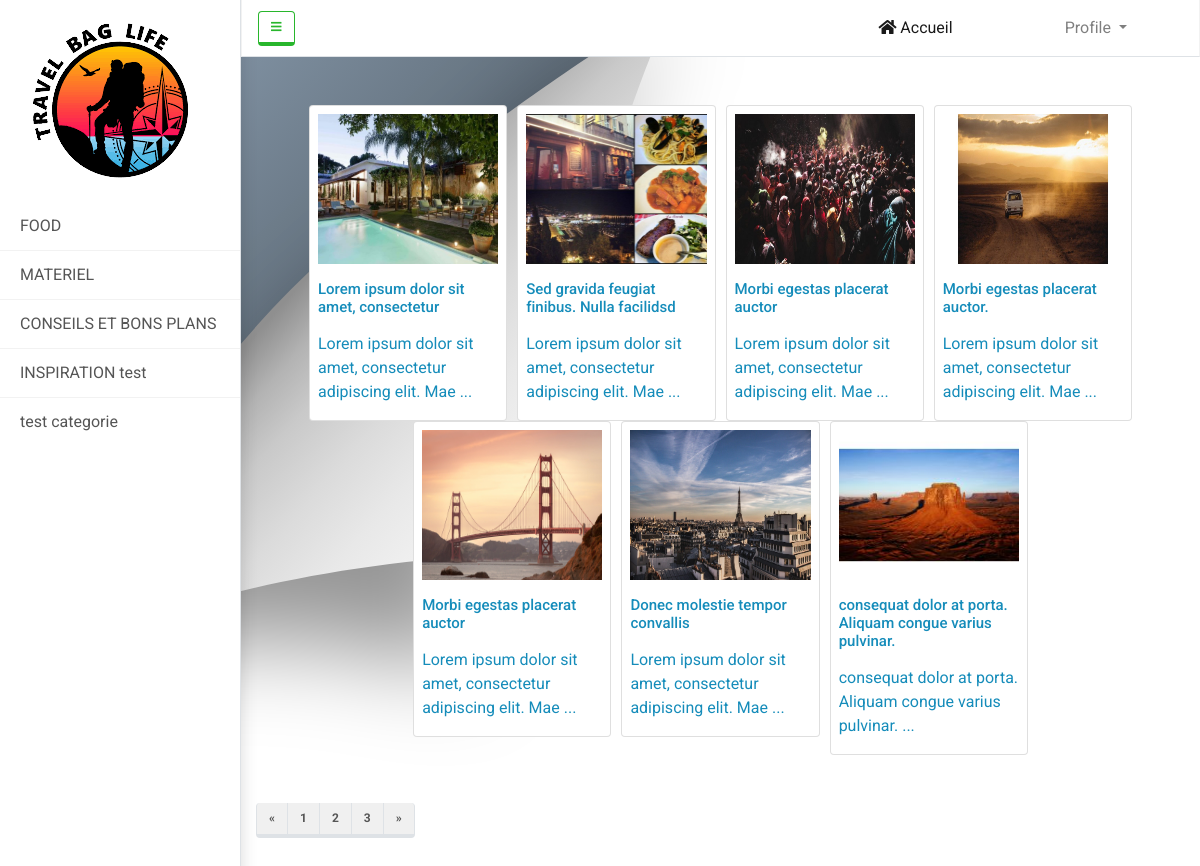
Screenshot of /index1.php with the database file from the repository.
### tables this page shows
CREATE TABLE `categories` (
  `id_categories` int(11) NOT NULL,
  `name` varchar(500) NOT NULL,
  `image` varchar(500) NOT NULL,
  `id_auteur` int(11) NOT NULL
);

CREATE TABLE `article` (
  `id_article` int(11) NOT NULL,
  `titre_article` varchar(500) NOT NULL,
  `contenu_article` text NOT NULL,
  `image` varchar(500) NOT NULL,
  `date` date DEFAULT NULL,
  `id_categories` int(11) DEFAULT NULL,
  `id_auteur` int(100) DEFAULT NULL,
  `status` int(10) NOT NULL DEFAULT 0
);

### index1.php (the view, shortened to what this page needs)
<!DOCTYPE html>
<?php
 $dsn = 'mysql:host=localhost;dbname=blogphp';
$username = 'root';
$password = '';
$options = [];
try {
$connection = new PDO($dsn, $username, $password, $options);
} catch(PDOException $e) {
}
$sql = 'SELECT * FROM article';
$statement = $connection->prepare($sql);
$statement->execute();
$articles = $statement->fetchAll(PDO::FETCH_OBJ);
 ?>
<html lang="en">
<head>
    <link href="css/simple-sidebar.css" rel="stylesheet">
    <?php include 'linkbootsrap.php';  ?>
    <link href="css/css1.css" rel="stylesheet">
</head>
<body>
    <div class="d-flex" id="wrapper">
    <?php include 'asidebar.php';?>
        <div id="page-content-wrapper">
        <?php
if(isset($_SESSION["user"]) && $_SESSION["user"]["role"]== 1){
  include 'navbar2.php';
}
else{
  include 'navbar.php';
}
         ?>
            <div class="container mb-5">
                <div class="row d-flex justify-content-center m-5">
<?php foreach($articles as $article): ?>
<div class="col-md-3 col-sm-6 item ">
<a  href="article_a_.php?id_article=<?= $article->id_article ?>" >
    <div class="card item-card card-block px-2 py-2">
        <img  class="img w-100" src="trait_article\articles_image\<?= $article->image; ?>"  alt="Photo of sunset">
        <h5 class="item-card-title mt-3 mb-3"><?= $article->titre_article; ?></h5>
        <p class="card-text "><?= substr($article->contenu_article,0,60); ?> ...</p>
     </div>
     </a>
   </div>
  <?php endforeach; ?>
            </div>
            <nav aria-label="Page navigation example justify-content-center">
  <ul class="pagination">
    <li class="page-item">
      <a class="page-link" href="#" aria-label="Previous">
        <span aria-hidden="true">&laquo;</span>
      </a>
    </li>
    <li class="page-item"><a class="page-link" href="#">1</a></li>
    <li class="page-item"><a class="page-link" href="#">2</a></li>
    <li class="page-item"><a class="page-link" href="#">3</a></li>
    <li class="page-item">
      <a class="page-link" href="#" aria-label="Next">
        <span aria-hidden="true">&raquo;</span>
      </a>
    </li>
  </ul>
</nav>
        </div>
    </div>
</body>
</html>

### asidebar.php
<?php
 $dsn = 'mysql:host=localhost;dbname=blogphp';
$username = 'root';
$password = '';
$options = [];
try {
$connection = new PDO($dsn, $username, $password, $options);
} catch(PDOException $e) {
}
$sql = 'SELECT * FROM categories';
$statement = $connection->prepare($sql);
$statement->execute();
$categories = $statement->fetchAll(PDO::FETCH_OBJ);
 ?>
        <div class="bg-light border-right opct opacity-70 shadow " id="sidebar-wrapper">
            <div class="sidebar-heading"><img src="img/LOGO.png " class="navbar-brand-imgS"> </div>
            <div class="list-group list-group-flush ">
			 <?php foreach($categories as $categorie): ?>
                <a href="index1_categorie.php?id_categories=<?= $categorie->id_categories ?>" class="list-group-item list-group-item-action bg-light"><?= $categorie->name; ?></a>
                <?php endforeach; ?>
            </div>
        </div>

### css/simple-sidebar.css (style rules this page uses)
body { overflow-x: hidden; }
#sidebar-wrapper { min-height: 100vh; margin-left: -15rem; -webkit-transition: margin .25s ease-out; -moz-transition: margin .25s ease-out; -o-transition: margin .25s ease-out; transition: margin .25s ease-out; }
#sidebar-wrapper .sidebar-heading { padding: 0.875rem 1.25rem; font-size: 1.2rem; }
#sidebar-wrapper .list-group { width: 15rem; }
#page-content-wrapper { min-width: 100vw; }
@media (min-width: 768px) { #sidebar-wrapper { margin-left: 0; } }
@media (min-width: 768px) { #page-content-wrapper { min-width: 0; width: 100%; } }

### css/css1.css (style rules this page uses)
body { background-color: #ffffff; background-attachment: fixed; background-repeat: no-repeat; background-position: top left; }

### rows the page displays
categories: name "FOOD"
categories: name "MATERIEL"
categories: name "CONSEILS ET BONS PLANS"
categories: name "INSPIRATION test"
categories: name "test categorie"
article: image (picture), titre_article "Lorem ipsum dolor sit amet, consectetur", contenu_article "Lorem ipsum dolor sit amet, consectetur adipiscing elit. Mae"
article: image (picture), titre_article "Sed gravida feugiat finibus. Nulla facilidsd", contenu_article "Lorem ipsum dolor sit amet, consectetur adipiscing elit. Mae"
article: image (picture), titre_article "Morbi egestas placerat auctor", contenu_article "Lorem ipsum dolor sit amet, consectetur adipiscing elit. Mae"
article: image (picture), titre_article "Morbi egestas placerat auctor.", contenu_article "Lorem ipsum dolor sit amet, consectetur adipiscing elit. Mae"
article: image (picture), titre_article "Morbi egestas placerat auctor", contenu_article "Lorem ipsum dolor sit amet, consectetur adipiscing elit. Mae"
article: image (picture), titre_article "Donec molestie tempor convallis", contenu_article "Lorem ipsum dolor sit amet, consectetur adipiscing elit. Mae"
article: image (picture), titre_article "consequat dolor at porta. Aliquam congue varius pulvinar.", contenu_article "consequat dolor at porta. Aliquam congue varius pulvinar."
